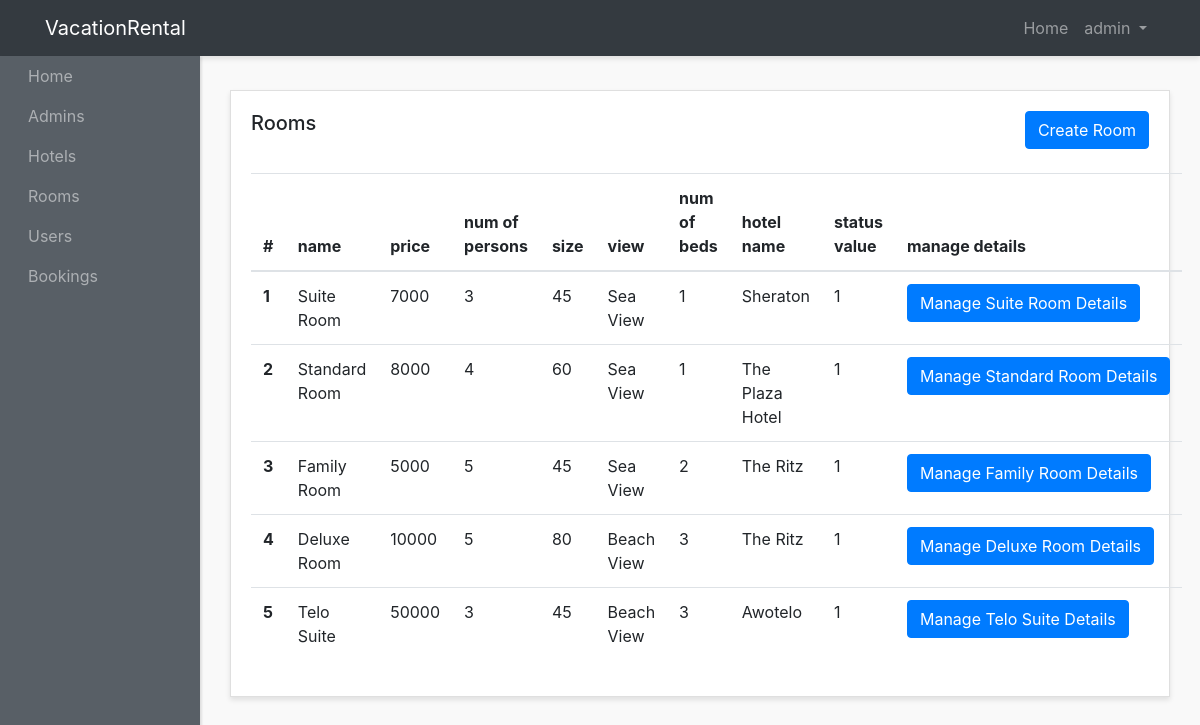
Page /admin-panel/rooms-admins/show-rooms.php (signed in) on the committed database.
### tables this page shows
CREATE TABLE `rooms` (
  `id` int(11) NOT NULL,
  `name` varchar(255) NOT NULL,
  `image` varchar(255) NOT NULL,
  `description` text NOT NULL,
  `price` int(11) NOT NULL,
  `num_persons` int(11) NOT NULL,
  `size` int(11) NOT NULL,
  `view` varchar(255) NOT NULL,
  `num_beds` int(11) NOT NULL,
  `hotel_id` int(11) NOT NULL,
  `hotel_name` varchar(255) NOT NULL,
  `uti_description` text NOT NULL,
  `status` int(11) NOT NULL DEFAULT 1,
  `created_at` timestamp NOT NULL DEFAULT current_timestamp()
);

### admin-panel/rooms-admins/show-rooms.php (the view, shortened to what this page needs)
<?php require "../layouts/header.php"; ?>
<?php require "../../config/config.php"; ?>
<?php
$rooms = $conn->query("SELECT * FROM rooms");
$rooms->execute();
$allRooms = $rooms->fetchAll(PDO::FETCH_OBJ);
?>
<div class="row">
        <div class="col">
          <div class="card">
            <div class="card-body">
              <h5 class="card-title mb-4 d-inline">Rooms</h5>
             <a  href="create-rooms.php" class="btn btn-primary mb-4 text-center float-right">Create Room</a>
              <table class="table">
                <thead>
                  <tr>
                    <th scope="col">#</th>
                    <th scope="col">name</th>
                    <th scope="col">price</th>
                    <th scope="col">num of persons</th>
                    <th scope="col">size</th>
                    <th scope="col">view</th>
                    <th scope="col">num of beds</th>
                    <th scope="col">hotel name</th>
                    <th scope="col">status value</th>
                    <th scope="col">manage details</th>
                  </tr>
                </thead>
                <tbody>
                  <?php foreach($allRooms as $room) : ?>
                  <tr>
                    <th scope="row"><?php echo $room->id; ?></th>
                    <td><?php echo $room->name; ?></td>
                    <td><?php echo $room->price; ?></td>
                    <td><?php echo $room->num_persons; ?></td>
                    <td><?php echo $room->size; ?></td>
                    <td><?php echo $room->view; ?></td>
                    <td><?php echo $room->num_beds; ?></td>
                    <td><?php echo $room->hotel_name; ?></td>
                    <td><?php echo $room->status; ?></td>
                    <td><a href="manage-rooms.php?id=<?php echo $room->id; ?>" class="btn btn-primary text-white text-center ">Manage <?php echo $room->name; ?> Details</a></td>
                  </tr>
                  <?php endforeach; ?>
                </tbody>
              </table>
            </div>
          </div>
        </div>
      </div>
<?php require "../layouts/footer.php"; ?>

### admin-panel/styles/style.css (style rules this page uses)
body { background: #f9f9f9; }
.card { margin-bottom: 15px; border-radius: 0; box-shadow: 0 3px 5px rgba(0, 0, 0, .1); }

### rows in the picture
rooms: id "1", name "Suite Room", price "7000", num_persons "3", size "45", view "Sea View", num_beds "1", hotel_name "Sheraton", status "1"
rooms: id "2", name "Standard Room", price "8000", num_persons "4", size "60", view "Sea View", num_beds "1", hotel_name "The Plaza Hotel", status "1"
rooms: id "3", name "Family Room", price "5000", num_persons "5", size "45", view "Sea View", num_beds "2", hotel_name "The Ritz", status "1"
rooms: id "4", name "Deluxe Room", price "10000", num_persons "5", size "80", view "Beach View", num_beds "3", hotel_name "The Ritz", status "1"
rooms: id "5", name "Telo Suite", price "50000", num_persons "3", size "45", view "Beach View", num_beds "3", hotel_name "Awotelo", status "1"

### other values in the picture
$_SESSION['adminname'] "admin"
